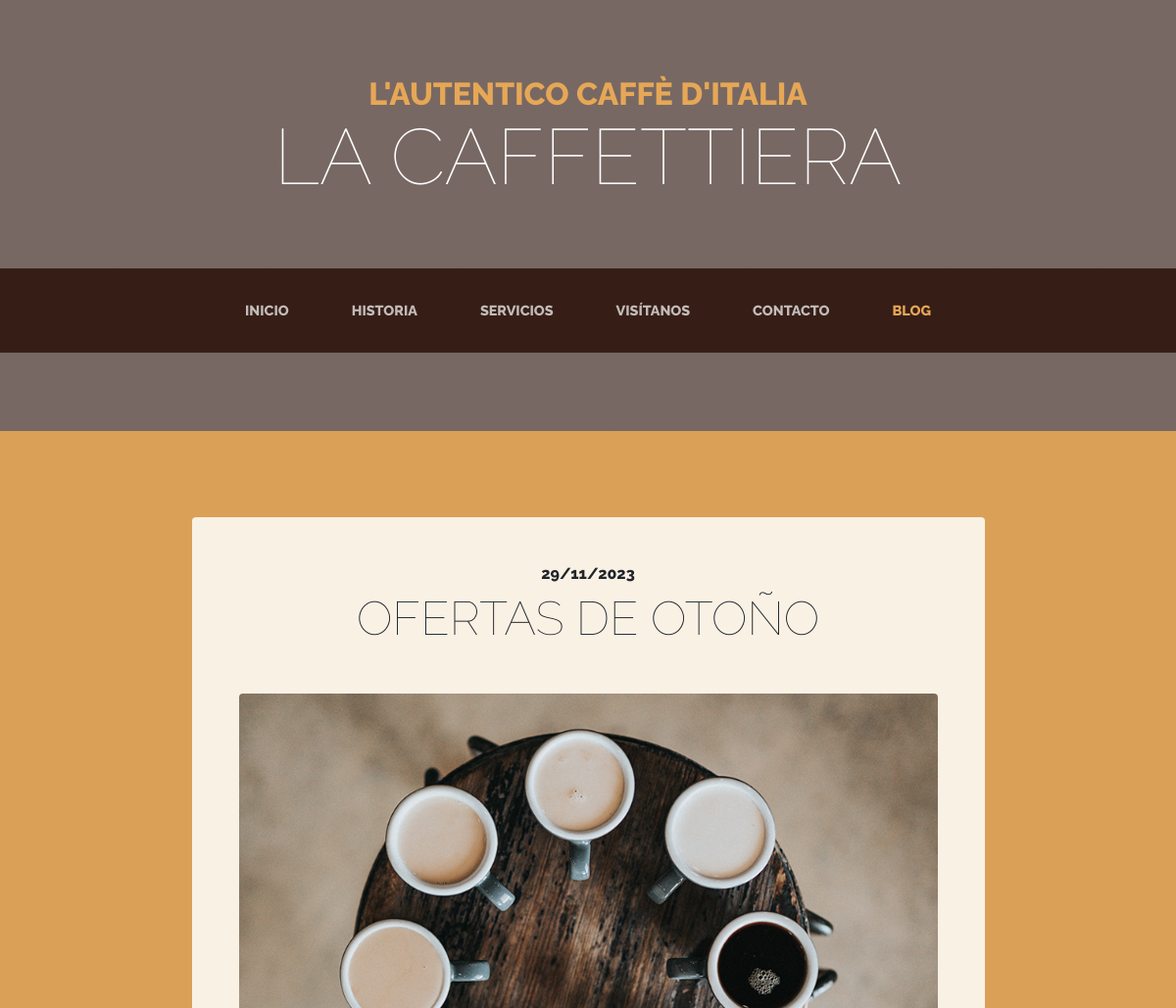
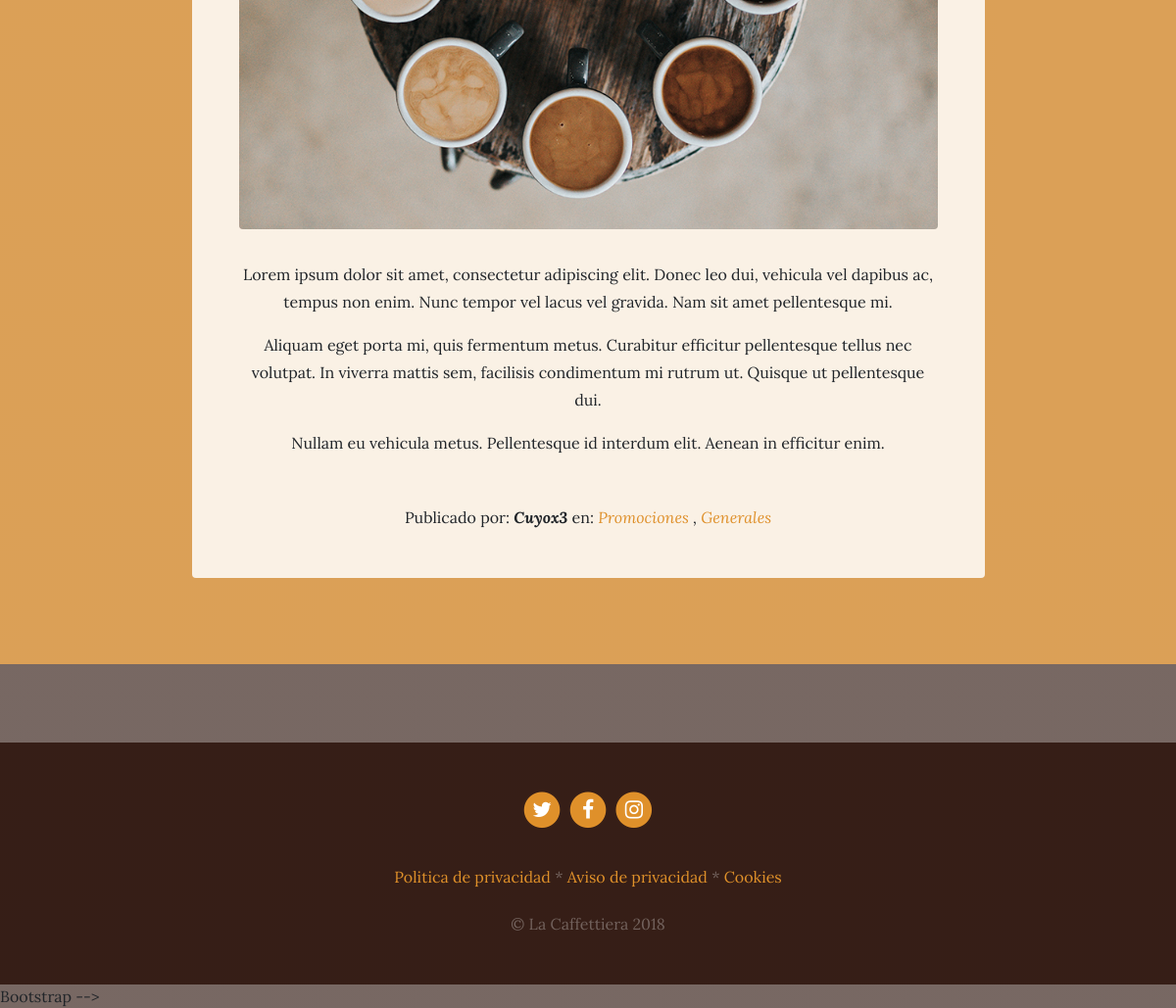
Screenshot of /blog/ with the database file from the repository (2 pictures, top to bottom).
### blog/models.py (models this page shows, shortened)
class Post(models.Model):
    title = models.CharField(max_length=200,verbose_name="Titulo")
    content = models.TextField(verbose_name="Contenido")
    published = models.DateField(verbose_name="Fecha de publicacion", default = timezone.now )#*Y aqui nada mas seria "now"
    image = models.ImageField(verbose_name="Imagen", upload_to="blog", null=True, blank=True)
    author = models.ForeignKey(User,verbose_name="Autor",on_delete=models.CASCADE) #Si se borra el autor se borraran sus publicaciones, se tiene que ver la documentacion para saber que es lo que se debe hacer
    categories = models.ManyToManyField(Category, verbose_name="Categorías", related_name="get_posts")
    created = models.DateTimeField(auto_now_add=True, verbose_name="Fecha de creación")
    updated = models.DateTimeField(auto_now=True, verbose_name="Fecha de edición")
    class Meta:
        verbose_name = "Post"
        verbose_name_plural = "Posts"
        ordering = ["-created"]

class Category(models.Model):
    name =  models.CharField(max_length=100,verbose_name="Nombre")
    created = models.DateTimeField(auto_now_add=True, verbose_name="Fecha de creación")
    updated = models.DateTimeField(auto_now=True, verbose_name="Fecha de edición")
    class Meta:
        verbose_name = "categoria"
        verbose_name_plural = "categorias"
        ordering = ["-created"]

### pages/models.py (models this page shows, shortened)
class Pages(models.Model):
    title  = models.TextField(verbose_name="Titulo", max_length=100, unique=True) # HEcha para
    content = RichTextField(verbose_name="Contenido")
    order = models.SmallIntegerField(verbose_name="Orden", default=0)
    created = models.DateTimeField(auto_now_add=True, verbose_name="Fecha de creación")
    updated = models.DateTimeField(auto_now=True, verbose_name="Fecha de edición")
    class Meta:
        verbose_name = "Pagina"
        verbose_name_plural = "Paginas"
        ordering = ["order","title"] #Esto va por orden de prioridad

### blog/views.py (the view)
# urls.py: path('', views.blog,name="blog"), #Aqui va vacio
def blog(request):
    posts = Post.objects.all()
    return render(request, "blog/blog.html", {'posts':posts}) #Aqui se tiene que especificar la ubicacion del archivo

### pages/templatetags/pages_extras.py (called while the page is built)
@register.simple_tag
def get_page_list():
    pages= Pages.objects.all()
    return pages

### social/procesos.py (called while the page is built)
def ctx_dict (request):
    ctx = {}
    links = Link.objects.all()
    for link in links:
        ctx[link.key] = link.url
    return ctx

### blog/templates/blog/blog.html (shortened to what this page needs)
{% extends 'core/base.html' %}
{% load static %}
{% block content %}
{% for post in posts %}
<section class="page-section cta">
  <div class="container">
    <div class="row">
      <div class="col-xl-9 mx-auto">
        <div class="cta-innerv text-center rounded">
          <h2 class="section-heading mb-5">
            <span class="section-heading-upper">{{post.published|date:"SHORT_DATE_FORMAT"}}</span>
            <span class="section-heading-lower">{{post.title}}</span>
          </h2>
          <p class="mb-0">
            <img class="mx-auto d-flex rounded img-fluid mb-3 mb-lg-0" src="{{post.image.url}}" alt="">
          </p>
          <p class="mb-0 mbt">
            {{post.content|linebreaks}}
          </p>
          <p class="mb-0 mbt">
            <span class="section-heading-under">Publicado por: <em><b>{{post.author}}</b></em> en:
              <em>
                {% for category in post.categories.all %}
                  <a href="{% url 'category' category.id %}" class="link" > {{category.name}} </a> {% if not forloop.last %},{% endif %}
                {% endfor %}
              </em>
            </span>
          </p>
        </div>
      </div>
    </div>
  </div>
</section>
{% endfor %}
{% endblock %}

### core/templates/core/base.html (shortened to what this page needs)
<!DOCTYPE html>
<html lang="es">
  <head>
    {% load static %}
    <link href="{% static 'core/vendor/bootstrap/css/bootstrap.min.css' %}" rel="stylesheet">
    <link href="{% static 'core/vendor/font-awesome/css/font-awesome.min.css' %}" rel="stylesheet" type="text/css">
    <link href="{% static 'core/css/business-casual.css' %}" rel="stylesheet">
  </head>
  <body>
    <h1 class="site-heading text-center text-white d-none d-lg-block">
      <span class="site-heading-upper text-primary mb-3">L'autentico caffè d'italia</span>
      <span class="site-heading-lower">La Caffettiera</span>
    </h1>
    <nav class="navbar navbar-expand-lg navbar-dark py-lg-4" id="mainNav">
      <div class="container">
        <div class="collapse navbar-collapse" id="navbarResponsive">
          <ul class="navbar-nav mx-auto">
            <li class="nav-item  px-lg-4 {% if request.path == '/' %}active{% endif %}">
              <a class="nav-link text-uppercase text-expanded" href="{% url 'home' %}">Inicio</a>
            </li>
            <li class="nav-item px-lg-4 {% if request.path == '/about/' %}active{% endif %}">
              <a class="nav-link text-uppercase text-expanded" href="{% url 'about' %}">Historia</a>
            </li>
            <li class="nav-item px-lg-4 {% if request.path|slice:":10" == '/services/' %}active{% endif %}">
              <a class="nav-link text-uppercase text-expanded" href="{% url 'services' %}">Servicios</a>
            </li>
            <li class="nav-item px-lg-4 {% if request.path == '/store/' %}active{% endif %}">
              <a class="nav-link text-uppercase text-expanded" href="{% url 'store' %}">Visítanos</a>
            </li>
            <li class="nav-item px-lg-4 {% if request.path == '/contact/' %}active{% endif %}">
              <a class="nav-link text-uppercase text-expanded" href="{% url 'contact' %}">Contacto</a>
            </li>
            <li class="nav-item px-lg-4 {% if request.path|slice:":6" == '/blog/' %}active{% endif %}">
              <a class="nav-link text-uppercase text-expanded" href="{% url 'blog' %}">Blog</a>
            </li>
          </ul>
        </div>
      </div>
    </nav>
    {% block content %} {% endblock %}
    <footer class="footer text-faded text-center py-5">
      <div class="container">
        <p class="m-0">
        {%if LINK_TWITTER%}
	        <a href="{{LINK_TWITTER}}" class="link">
	          <span class="fa-stack fa-lg">
	            <i class="fa fa-circle fa-stack-2x"></i>
	            <i class="fa fa-twitter fa-stack-1x fa-inverse"></i>
	          </span>
	        </a>
        {%endif%}
         {%if LINK_FACEBOOK%}
	        <a href="{{ LINK_FACEBOOK}}" class="link">
	          <span class="fa-stack fa-lg">
	            <i class="fa fa-circle fa-stack-2x"></i>
	            <i class="fa fa-facebook fa-stack-1x fa-inverse"></i>
	          </span>
	        </a>
         {%endif%}
         {%if LINK_TWITTER%}
	        <a href="{{LINK_INSTAGRAM}}" class="link">
	          <span class="fa-stack fa-lg">
	            <i class="fa fa-circle fa-stack-2x"></i>
	            <i class="fa fa-instagram fa-stack-1x fa-inverse"></i>
	          </span>
	        </a>
         {%endif%}
	    </p>
        <p class="m-0 mbt">
            {% load pages_extras %}
            {% get_page_list as page_list %}
            {% for page in page_list %}
            <a href="{% url 'page' page.id page.title|slugify  %}" class="link">{{ page.title }}</a> {% if not forloop.last %}*{% endif %}
            {% endfor %}
		</p>
        <p class="m-0 mbt1">&copy; La Caffettiera 2018</p>
      </div>
	</footer>
     Bootstrap -->
  </body>
</html>

### core/static/core/css/business-casual.css (style rules this page uses)
body { font-family: 'Lora'; background: linear-gradient(rgba(47, 23, 15, 0.65), rgba(47, 23, 15, 0.65)), url("../img/bg.jpg"); background-attachment: fixed; background-position: center; background-size: cover; }
h1, h2, h3, h4, h5, h6 { font-family: 'Raleway'; }
p { line-height: 1.75; }
.text-faded { color: rgba(255, 255, 255, 0.3); }
.site-heading { margin-top: 5rem; margin-bottom: 5rem; text-transform: uppercase; line-height: 1; font-family: 'Raleway'; }
.site-heading .site-heading-upper { display: block; font-size: 2rem; font-weight: 800; }
.site-heading .site-heading-lower { font-size: 5rem; font-weight: 100; line-height: 4rem; }
.page-section { margin-top: 5rem; margin-bottom: 5rem; }
.section-heading { text-transform: uppercase; }
.section-heading .section-heading-upper { display: block; font-size: 1rem; font-weight: 800; padding-bottom:.5rem; }
.section-heading .section-heading-lower { display: block; font-size: 3rem; font-weight: 100; }
#mainNav { background-color: rgba(47, 23, 15, 0.9); font-family: 'Raleway'; }
#mainNav .navbar-nav .nav-item .nav-link { color: rgba(255, 255, 255, 0.7); font-weight: 800; }
#mainNav .navbar-nav .nav-item.active .nav-link { color: #e6a756; }
@media (min-width: 992px) { #mainNav .navbar-nav .nav-item .nav-link { font-size: 0.9rem; } }
.cta { padding-top: 5rem; padding-bottom: 5rem; background-color: rgba(230, 167, 86, 0.9); }
.cta .cta-innerv { position: relative; padding: 3rem; margin: 0.5rem; background-color: rgba(255, 255, 255, 0.85); }
.footer { background-color: rgba(47, 23, 15, 0.9); }
.text-primary { color: #e6a756 !important; }
.mbt { padding-top: 2rem; }
.mbt1 { padding-top: 1.25rem; }
a.link { color: #df902a; }

### rows the page displays
Post: published "29/11/2023", title "OFERTAS DE OTOÑO", image (picture), content "Lorem ipsum dolor sit amet, consectetur adipiscing elit. Donec leo dui, vehicula vel dapibus ac, tempus non enim. Nunc tempor vel lacus vel gravida. Nam sit amet pellentesque mi. Aliquam eget porta mi, quis fermentum metus. Curabitur efficitur pellentesque tellus nec volutpat. In viverra mattis sem, facilisis condimentum mi rutrum ut. Quisque ut pellentesque dui. Nullam eu vehicula metus. Pellentesque id interdum elit. Aenean in efficitur enim.", author "Cuyox3"
Category: name "Promociones"
Category: name "Generales"
Pages: title "Politica de privacidad"
Pages: title "Aviso de privacidad"
Pages: title "Cookies"
